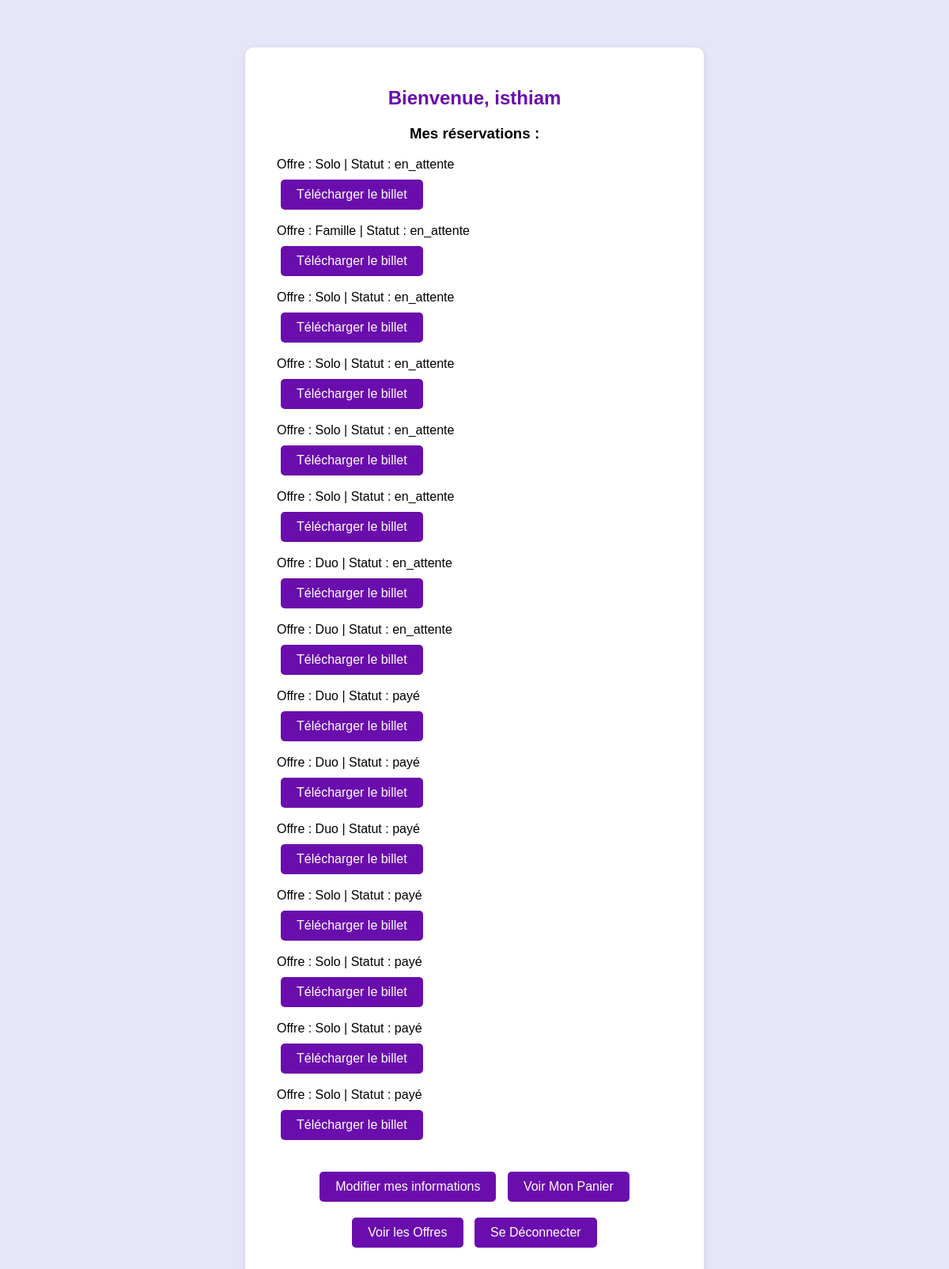
The page /users/mon-compte/ (signed in) on the database its author committed.
### users/models.py (models this page shows, shortened)
class CustomUser(AbstractUser):
    email = models.EmailField(unique=True)
    cle_securite = models.UUIDField(default=uuid.uuid4, editable=False, unique=True)

### tickets/models.py (models this page shows, shortened)
class Reservation(models.Model):
    utilisateur = models.ForeignKey(settings.AUTH_USER_MODEL, on_delete=models.CASCADE)
    offre = models.ForeignKey(Offre, on_delete=models.CASCADE)
    cle_reservation = models.UUIDField(default=uuid.uuid4, editable=False)
    cle_finale = models.CharField(max_length=255, blank=True)  # ✅ Allongé à 255
    qrcode = models.ImageField(upload_to='qrcodes/', blank=True, null=True)
    date_reservation = models.DateTimeField(auto_now_add=True)
    statut = models.CharField(max_length=20, default='en_attente')

### offres/models.py (models this page shows, shortened)
class Offre(models.Model):
    SOLO = 1
    DUO = 2
    FAMILLE = 4
    CHOIX = [(SOLO, "Solo"), (DUO, "Duo"), (FAMILLE, "Famille")]
    nom = models.IntegerField(choices=CHOIX)
    description = models.TextField()
    prix = models.DecimalField(max_digits=6, decimal_places=2)
    date_creation = models.DateTimeField(auto_now_add=True)

### users/views.py (the view)
# urls.py: path('mon-compte/', views.mon_compte, name='mon_compte'),
@login_required
def mon_compte(request):
    reservations = Reservation.objects.filter(utilisateur=request.user)
    return render(request, 'users/mon_compte.html', {'reservations': reservations})

### users/templates/users/mon_compte.html (shortened to what this page needs)
<!DOCTYPE html>
<html lang="fr">
<head>
</head>
<body>
    <div class="compte-container">
        <h2>Bienvenue, {{ user.username }}</h2>
        <h3>Mes réservations :</h3>
        {% if reservations %}
            <ul>
                {% for reservation in reservations %}
                    <li>
                        Offre : {{ reservation.offre.get_nom_display }} | Statut : {{ reservation.statut }}
                        <br>
                        <a href="{% url 'telecharger_billet' reservation.id %}" class="bouton">Télécharger le billet</a>
                    </li>
                {% endfor %}
            </ul>
        {% else %}
            <p>Vous n'avez pas encore de réservation.</p>
        {% endif %}
        <div style="margin-top: 20px;">
            <a href="{% url 'edit_profil' %}" class="bouton">Modifier mes informations</a>
            <a href="{% url 'voir_panier' %}" class="bouton">Voir Mon Panier</a>
            <a href="{% url 'liste_offres' %}" class="bouton">Voir les Offres</a>
            <a href="{% url 'logout' %}" class="bouton">Se Déconnecter</a>
        </div>
    </div>
</body>
</html>

### users/templates/users/mon_compte.html (style rules this page uses)
body { font-family: Arial, sans-serif; background-color: #e6e6fa; display: flex; justify-content: center; padding-top: 60px; margin: 0; }
.compte-container { background: white; padding: 30px 40px; border-radius: 10px; box-shadow: 0 2px 10px rgba(0,0,0,0.1); width: 500px; text-align: center; }
h2 { color: #6a0dad; margin-bottom: 20px; }
ul { list-style: none; padding: 0; text-align: left; }
li { margin: 8px 0; }
a.bouton { display: inline-block; margin: 10px 5px; padding: 10px 20px; background: #6a0dad; color: white; border-radius: 5px; text-decoration: none; }

### rows shown on the page
CustomUser: username "isthiam"
Reservation: offre.nom "Solo", statut "en_attente"
Reservation: offre.nom "Famille", statut "en_attente"
Reservation: offre.nom "Solo", statut "en_attente"
Reservation: offre.nom "Solo", statut "en_attente"
Reservation: offre.nom "Solo", statut "en_attente"
Reservation: offre.nom "Solo", statut "en_attente"
Reservation: offre.nom "Duo", statut "en_attente"
Reservation: offre.nom "Duo", statut "en_attente"
Reservation: offre.nom "Duo", statut "payé"
Reservation: offre.nom "Duo", statut "payé"
Reservation: offre.nom "Duo", statut "payé"
Reservation: offre.nom "Solo", statut "payé"
Reservation: offre.nom "Solo", statut "payé"
Reservation: offre.nom "Solo", statut "payé"
Reservation: offre.nom "Solo", statut "payé"
